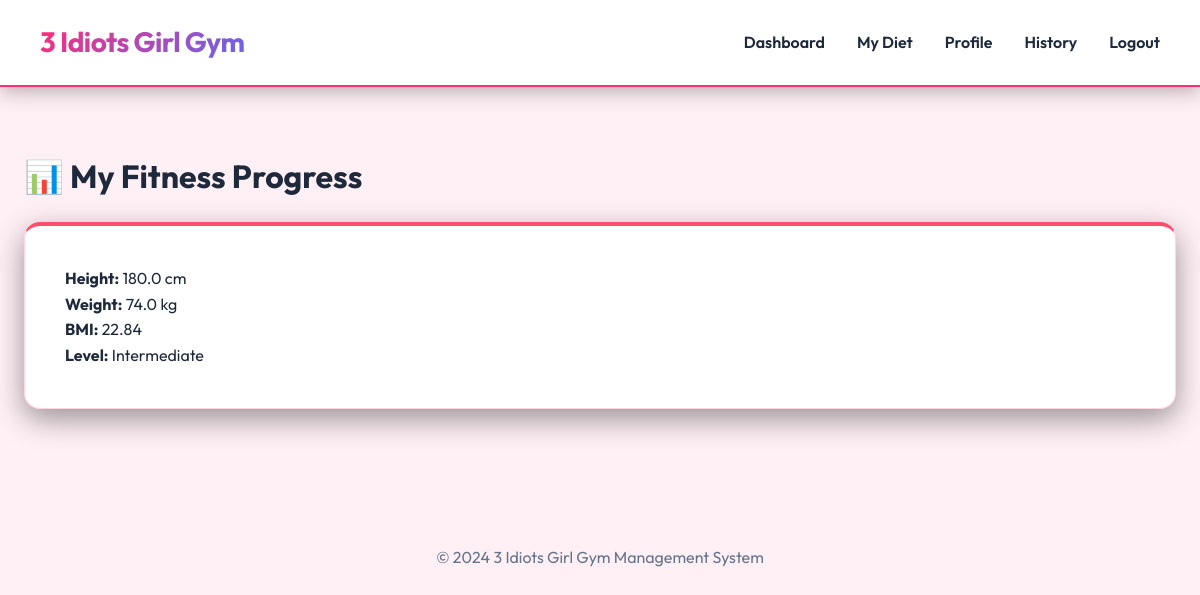
Page /my_fitness (signed in) on the committed database.
### tables this page shows
CREATE TABLE fitness_profile (
    id INTEGER PRIMARY KEY AUTOINCREMENT,
    member_id INTEGER,
    height REAL,
    weight REAL,
    bmi REAL,
    fitness_level TEXT,
    FOREIGN KEY(member_id) REFERENCES members(id)
);

### app.py (the view)
@app.route("/my_fitness")
def my_fitness():
    if "member_id" not in session:
        return redirect("/login")
    conn = get_db()
    fitness = conn.execute(
        "SELECT * FROM fitness_profile WHERE member_id=?",
        (session["member_id"],)
    ).fetchone()
    progress = conn.execute(
        "SELECT * FROM progress WHERE member_id=? ORDER BY date",
        (session["member_id"],)
    ).fetchall()
    conn.close()
    return render_template(
        "my_fitness.html",
        fitness=fitness,
        progress=progress
    )

### app.py (called while the page is built)
def get_db():
    conn = sqlite3.connect(DATABASE)
    conn.row_factory = sqlite3.Row
    return conn

### templates/my_fitness.html (shortened to what this page needs)
{% extends "base.html" %}
{% block content %}
<div class="page-wrapper">
  <h1>📊 My Fitness Progress</h1>
  <div class="card" style="border-top: 4px solid #ff4d6d;">
    {% if fitness %}
      <p><strong>Height:</strong> {{ fitness.height }} cm</p>
      <p><strong>Weight:</strong> {{ fitness.weight }} kg</p>
      <p><strong>BMI:</strong> {{ fitness.bmi }}</p>
      <p><strong>Level:</strong> {{ fitness.fitness_level }}</p>
    {% else %}
      <p>No fitness data available.</p>
    {% endif %}
  </div>
</div>
{% endblock %}

### static/style.css (style rules this page uses)
:root { --primary-color: #ff2d75; --primary-hover: #e02568; --secondary-color: #6366f1; --success-color: #10b981; --danger-color: #f43f5e; --warning-color: #f59e0b; --info-color: #0ea5e9; --dark-color: #1e293b; --nav-bg: #ffffff; --body-bg: #fff0f5; --card-bg: #ffffff; --card-border: #ffd6e0; --text-main: #1e293b; --text-muted: #64748b; --accent-gradient: linear-gradient(135deg, #ff2d75 0%, #6366f1 100%); }
* { box-sizing: border-box; margin: 0; padding: 0; }
body { font-family: 'Outfit', sans-serif; background-color: var(--body-bg); color: var(--text-main); line-height: 1.6; }
.page-wrapper { padding: 1rem 0; }
.card { background-color: var(--card-bg); padding: 2.5rem; border-radius: 16px; border: 1px solid var(--card-border); box-shadow: 0 10px 30px rgba(0, 0, 0, 0.4); margin-bottom: 2.5rem; }
h1, h2, h3 { margin-bottom: 1.25rem; font-weight: 700; }

### rows in the picture
fitness_profile: height "180.0", weight "74.0", bmi "22.84", fitness_level "Intermediate"
